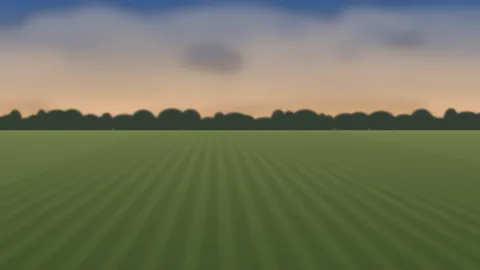
#> input picture assets/img/bg/field-dusk-sm.webp, 480 x 270 px, given as the content of the folder ../assets/img/bg/field-dusk-sm.webp, which was not available
$ python key-frames.py --src ../assets/img/bg/field-dusk-sm.webp --out out.png
#> lines starting #> are read from the running program, lines starting #| are printed output that depends on the picture; after the words box and inside, x2 and y2 are one past the last pixel; in counts of white or black regions, pixels touching at a corner belong together; pictures that were not available may be replaced by others from this repository, and a replacement may not be noted
"""
STANDARD · studio-plate keyer
==============================================================================
Turns the supplied product shots (tractor on a black plate) into the
transparent, size-matched frames the 360 screen needs.

    python tools/key-frames.py --src "<folder of .png>" --out <work dir>

Three things have to happen, in this order:

1. CUT THE PRODUCT OUT WITHOUT LOSING THE TYRES.
   Measured on the supplied plates: the backdrop is luma 0-1, and large parts
   of the tyres are ALSO exactly 0. 55% of a frame is pure black. There is no
   threshold that separates them, and a border flood-fill leaks straight up
   the tyres into the chassis. The silhouette is therefore rebuilt from where
   signal exists, not carved out of where it does not -- see key_plate().

2. MATCH THE FRAMING.
   Each shot is an independent generation, so the tractor sits at a different
   size and place in every one. Every frame is scaled to ONE COMMON HEIGHT and
   parked on one baseline and one axis. Height, because a rigid body's height
   does not change as it turns -- fitting each frame to a box instead makes
   narrow views bigger than wide ones and the product pulses. See reframe().

3. GRADE TO ONE LOOK.
   Exposure drifts between generations too, so each frame is normalised
   towards a common median brightness. Subtle, but it is the difference
   between a spin and a flicker.
"""

import argparse, os, sys, glob, json

try:
    import numpy as np
    from PIL import Image
    from scipy import ndimage
except ImportError as e:
    sys.exit("needs numpy, scipy and Pillow: pip install numpy scipy Pillow  (%s)" % e)

ap = argparse.ArgumentParser()
ap.add_argument("--src", required=True)
ap.add_argument("--out", required=True)
ap.add_argument("--thresh", type=float, default=1.5,
                help="luma above this counts as signal. Must sit just above the "
                     "backdrop (measured at 0-1), NOT at a 'dark' level -- the "
                     "tyres are pure black too.")
ap.add_argument("--close", type=int, default=11,
                help="radius that bridges black gaps inside a tyre, px")
ap.add_argument("--erode", type=int, default=8,
                help="pulled back in after closing so the matte hugs the product")
ap.add_argument("--feather", type=float, default=1.1, help="edge softening, px")
ap.add_argument("--fill", type=float, default=0.96,
                help="hard cap: fraction of canvas width a wide profile may span")
ap.add_argument("--height", type=float, default=0.80,
                help="fraction of canvas height the product is scaled to. This, "
                     "not width, is what keeps the size constant through a turn.")
ap.add_argument("--soften", type=float, default=0.0,
                help="0 = every frame exactly the same height (correct for a "
                     "rigid turntable). >0 keeps some of each plate's own "
                     "height, for plates with inconsistent camera distance.")
ap.add_argument("--canvas", default="1400x1000")
ap.add_argument("--baseline", type=float, default=0.94,
                help="where the wheels sit, as a fraction of canvas height")
ap.add_argument("--grade", action="store_true", default=True)
ap.add_argument("--no-grade", dest="grade", action="store_false")
A = ap.parse_args()

CW, CH = (int(v) for v in A.canvas.lower().split("x"))


def log(*a):
    print("[key]", *a, flush=True)


def key_plate(im):
    """Alpha by silhouette reconstruction, not by thresholding.

    These plates defeat ordinary keying: the backdrop is pure black and so are
    large parts of the tyres -- measured, the tyre interiors sit at luma 0.0,
    exactly the same value as the background, and 55% of the frame is pure 0.
    No threshold can separate them, because there is no signal to separate.

    So the subject is rebuilt from where signal DOES exist:

      1. mark every pixel with any signal at all (luma > `thresh`)
      2. morphologically CLOSE it, bridging the black gaps between the lighter
         tread lugs, rim and sidewall highlights so a tyre becomes one solid
         blob instead of a constellation
      3. keep the largest connected component -- the machine
      4. fill enclosed holes, which recovers the black tyre interiors and the
         shadowed chassis wholesale

    The outer edge of a black tyre against black is genuinely unknowable, so
    step 2's radius decides it. Too small and the tyres come out moth-eaten;
    too large and the silhouette turns into a balloon.
    """
    rgb = np.asarray(im.convert("RGB")).astype(np.int16)
    luma = (0.299 * rgb[..., 0] + 0.587 * rgb[..., 1] + 0.114 * rgb[..., 2])

    signal = luma > A.thresh

    r = A.close
    if r > 0:
        yy, xx = np.mgrid[-r:r + 1, -r:r + 1]
        disk = (xx * xx + yy * yy) <= r * r
        signal = ndimage.binary_closing(signal, structure=disk)

    lab, n = ndimage.label(signal)
    if n > 1:
        sizes = ndimage.sum(signal, lab, range(1, n + 1))
        signal = lab == (int(np.argmax(sizes)) + 1)
    elif n == 0:
        signal = np.zeros_like(signal)

    subject = ndimage.binary_fill_holes(signal)

    # Undo the dilation half of the closing so the silhouette hugs the product
    # again rather than sitting a radius proud of it.
    if r > 0 and A.erode > 0:
        e = A.erode
        yy, xx = np.mgrid[-e:e + 1, -e:e + 1]
        disk = (xx * xx + yy * yy) <= e * e
        subject = ndimage.binary_erosion(subject, structure=disk)

    alpha = subject.astype(np.float32) * 255.0
    if A.feather > 0:
        alpha = ndimage.gaussian_filter(alpha, A.feather)

    out = np.dstack([np.asarray(im.convert("RGB")), alpha.astype(np.uint8)])
    return Image.fromarray(out, "RGBA")


def content_box(im, floor=12):
    a = np.asarray(im.getchannel("A"))
    ys, xs = np.where(a > floor)
    if not len(xs):
        return None
    return int(xs.min()), int(ys.min()), int(xs.max()) + 1, int(ys.max()) + 1


def reframe(im, target_h, cap_w):
    """One scale, one baseline, one axis — for every frame.

    The earlier version fitted each frame into a box. That is wrong for a
    turntable: a front view is narrow and a profile is wide, so fitting to
    width scaled the front view up and the tractor visibly PULSED as it turned
    (measured at ~10% over the shipped set).

    A rigid body's HEIGHT does not change as it rotates about a vertical axis,
    so height is what drives the scale, and every frame gets the same one.
    Vertically the wheels are parked on a fixed baseline; horizontally the
    frame is centred on the alpha CENTROID rather than the bounding box, which
    is far steadier when the silhouette gains a long nose or a wide fender.
    """
    box = content_box(im)
    if not box:
        return None
    crop = im.crop(box)
    w, h = crop.size

    scale = target_h / float(h)
    if cap_w and w * scale > cap_w:          # a very wide profile still has to fit
        scale = cap_w / float(w)
    nw, nh = max(1, round(w * scale)), max(1, round(h * scale))
    crop = crop.resize((nw, nh), Image.LANCZOS)

    a = np.asarray(crop.getchannel("A")).astype(np.float32)
    col = a.sum(axis=0)
    cx = float((col * np.arange(nw)).sum() / max(col.sum(), 1.0))

    canvas = Image.new("RGBA", (CW, CH), (0, 0, 0, 0))
    x = int(round(CW * 0.5 - cx))
    y = int(round(CH * A.baseline)) - nh
    canvas.alpha_composite(crop, (max(min(x, CW - nw), 0) if nw <= CW else 0,
                                  max(min(y, CH - nh), 0) if nh <= CH else 0))
    return canvas


def measure_heights(files):
    """The common height every frame is scaled to. Taken as the MEDIAN raw
    silhouette height so one oddly framed plate cannot drag the whole set."""
    hs = []
    for f in files:
        b = content_box(key_plate(Image.open(f)))
        if b:
            hs.append(b[3] - b[1])
    return hs


def grade(im, target):
    """Nudge each frame towards a shared median brightness."""
    arr = np.asarray(im).astype(np.float32)
    a = arr[..., 3]
    m = a > 40
    if not m.any():
        return im
    cur = np.median(arr[..., :3][m])
    if cur <= 1:
        return im
    k = float(np.clip(target / cur, 0.82, 1.22))
    arr[..., :3] = np.clip(arr[..., :3] * k, 0, 255)
    return Image.fromarray(arr.astype(np.uint8), "RGBA")


def main():
    files = sorted(glob.glob(os.path.join(A.src, "*.png")) +
                   glob.glob(os.path.join(A.src, "*.jpg")) +
                   glob.glob(os.path.join(A.src, "*.webp")))
    if not files:
        sys.exit("no images in " + A.src)
    os.makedirs(A.out, exist_ok=True)
    log("keying", len(files), "images ->", A.out)

    # One pass to learn the common scale, a second to apply it. The keying is
    # repeated, which is cheap next to getting the scale wrong.
    raw = measure_heights(files)
#> in key_plate, `luma = (0.299 * rgb[..., 0] + 0.587 * rgb[..., 1] + 0.114 * rgb[..., 2])`:
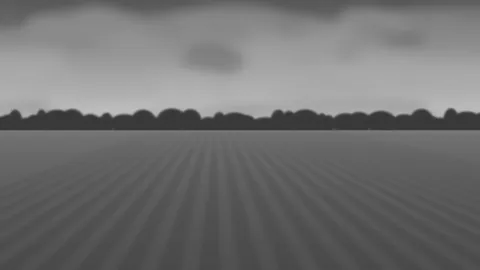
#> luma: shape (270, 480) float64; min 45.54, max 197.1, mean 113
#> in key_plate, `signal = luma > A.thresh`: signal: shape (270, 480) bool; every value is 1
#> in key_plate, `signal = ndimage.binary_closing(signal, structure=disk)`:
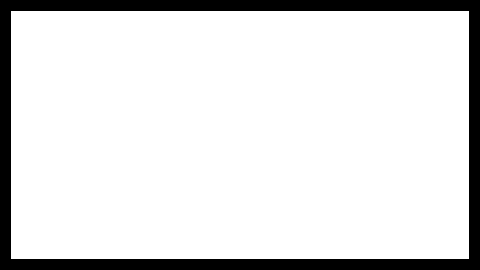
#> signal: shape (270, 480) bool; 87.6% white; 1 black region, box (x1, y1, x2, y2) and area: (0, 0, 480, 270) 16016
#> in key_plate, `lab, n = ndimage.label(signal)`: n = 1
#> in key_plate, `subject = ndimage.binary_erosion(subject, structure=disk)`: subject: shape (270, 480) bool; 79.1% white; 1 black region, box (x1, y1, x2, y2) and area: (0, 0, 480, 270) 27056
#> in key_plate, `out = np.dstack([np.asarray(im.convert("RGB")), alpha.astype(np.uint8)])`:
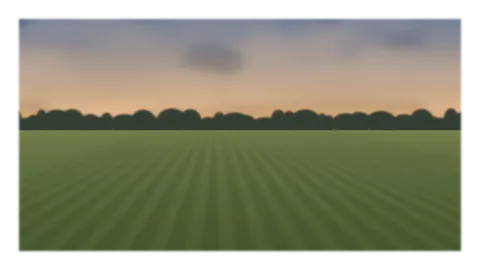
#> out: shape (270, 480, 4); mean R, G, B, A 113.3, 117, 91.7, 201.7; transparent parts drawn white
#> in measure_heights, `b = content_box(key_plate(Image.open(f)))`: b = (17, 17, 463, 253)
#> raw = [236]
    if not raw:
        sys.exit("nothing keyed — check --thresh against the backdrop")
    med = float(np.median(raw))
#> med = 236
    target_h = CH * A.height
    cap_w = CW * A.fill
    log("silhouette heights: min %d max %d median %d -> all scaled to %d px"
        % (min(raw), max(raw), med, target_h))

    staged, meds = [], []
    for f in files:
        im = Image.open(f)
#> im is the input picture: PIL image 480x270 RGB; mean R, G, B 113.3, 117, 91.7
        cut = key_plate(im)
        b = content_box(cut)
#> b = (17, 17, 463, 253)
        if not b:
            log("SKIP (keyed to nothing):", os.path.basename(f))
            continue
        # Scale each frame by the COMMON target, not by its own extent, or the
        # pulse simply comes back in a different guise.
        fr = reframe(cut, target_h * ((b[3] - b[1]) / med) ** A.soften, cap_w)
#> in reframe, `crop = im.crop(box)`:
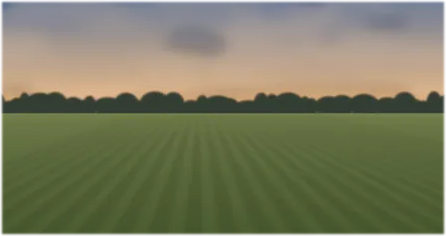
#> crop: PIL image 446x236 RGBA; mean R, G, B, A 118.2, 119.7, 91.2, 248.4; transparent parts drawn white
#> in reframe, `a = np.asarray(crop.getchannel("A")).astype(np.float32)`:
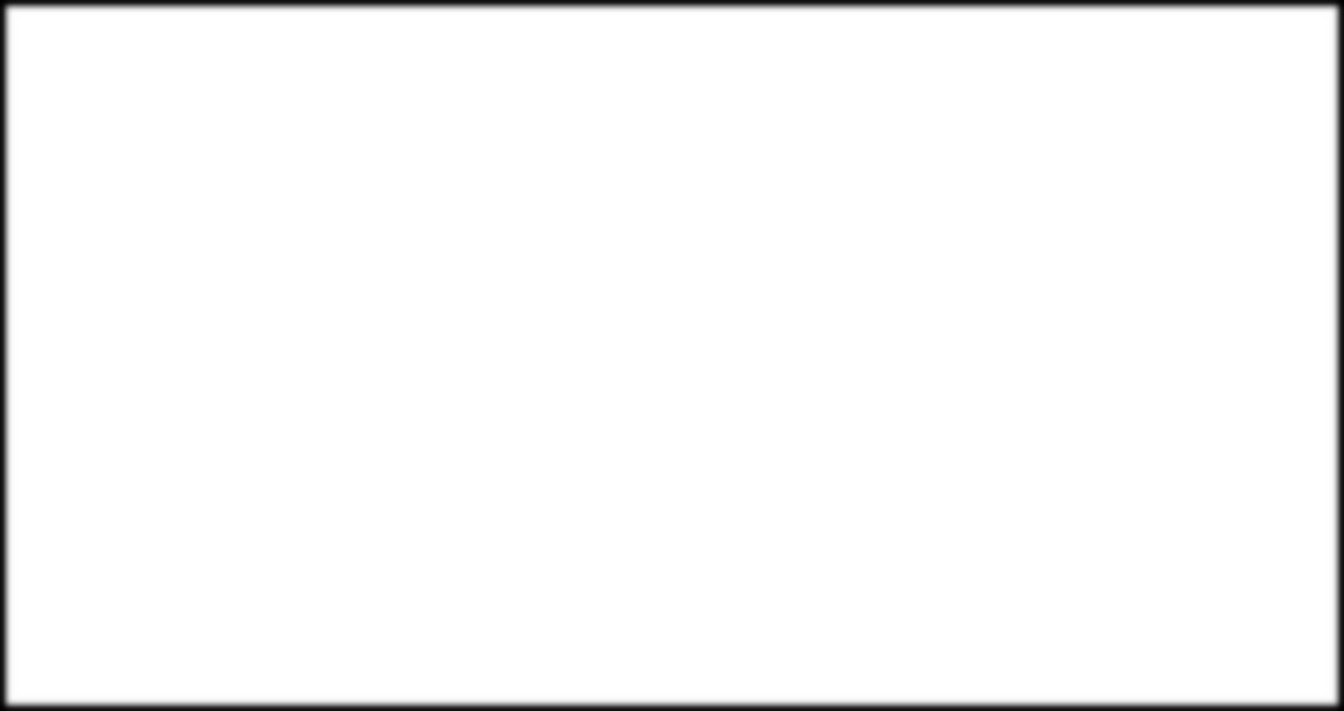
#> a: shape (711, 1344) float32; min 0, max 255, mean 248.4
#> in reframe, `col = a.sum(axis=0)`: col = 1344 values, max 178199 at index 18, min 9768 at index 0, mean 176583.2
#> in reframe, `cx = float((col * np.arange(nw)).sum() / max(col.sum(), 1.0))`: cx = 671.5
#> in reframe, `canvas = Image.new("RGBA", (CW, CH), (0, 0, 0, 0))`: canvas: PIL image 1400x1000 RGBA; every value is 0
#> in reframe, `x = int(round(CW * 0.5 - cx))`: x = 29
#> in reframe, `canvas.alpha_composite(crop, (max(min(x, CW - nw), 0) if nw <= CW else..`:
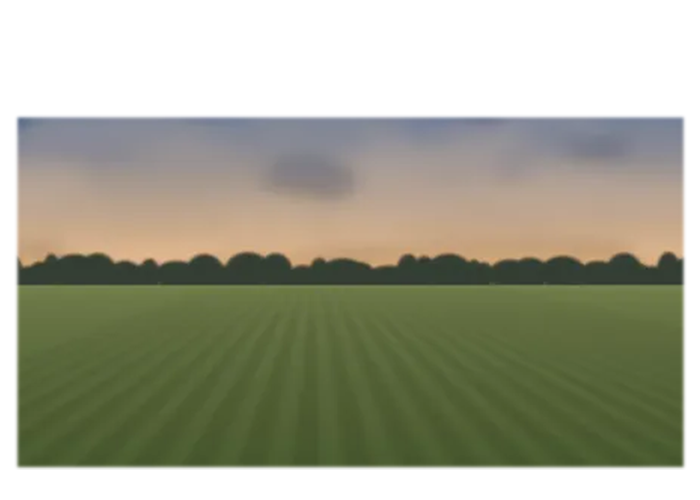
#> canvas: PIL image 1400x1000 RGBA (shown at 1/2 size); mean R, G, B, A 80.6, 81.7, 62.2, 169.5; transparent parts drawn white
        if fr is None:
            continue
        arr = np.asarray(fr)
        m = arr[..., 3] > 40
#> m: shape (1000, 1400) bool; 67.4% white; 1 black region, box (x1, y1, x2, y2) and area: (0, 0, 1400, 1000) 456766
        meds.append(float(np.median(arr[..., :3][m])) if m.any() else 0.0)
        staged.append((f, fr))

    target = float(np.median([m for m in meds if m > 0])) if meds else 0.0
#> target = 102
    manifest = []
    for i, (f, fr) in enumerate(staged):
        if A.grade and target > 0:
            fr = grade(fr, target)
        name = "k%03d.png" % i
        fr.save(os.path.join(A.out, name))
        manifest.append({"i": i, "file": name, "source": os.path.basename(f)})
#> this loop made 1 pass
#> name on pass 1: 'k000.png'
#> pass 1, in grade, `a = arr[..., 3]`:
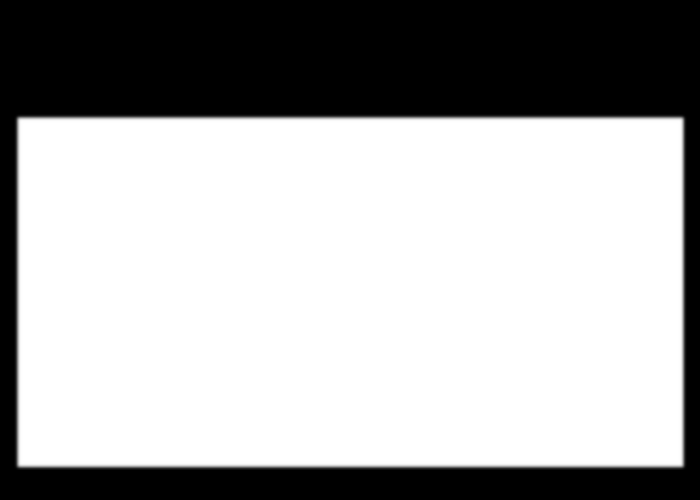
#> a: shape (1000, 1400) float32 (shown at 1/2 size); min 0, max 255, mean 169.5
#> after the loop, manifest = 1 item

    json.dump(manifest, open(os.path.join(A.out, "manifest.json"), "w"), indent=1)
    log("wrote", len(manifest), "keyed frames at %dx%d" % (CW, CH))


main()

$ run again, on assets/img/bg/field-sunset-sm.webp
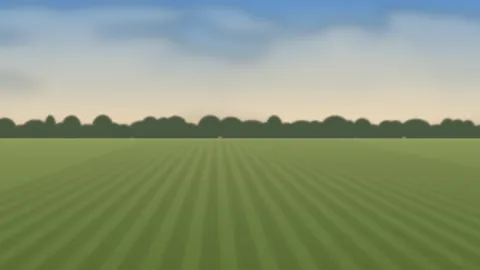
#> input picture assets/img/bg/field-sunset-sm.webp, 480 x 270 px, given as the content of the folder ../assets/img/bg/field-sunset-sm.webp, which was not available
#> lab: shape (270, 480) int32; values 0 (black) and 1 (white), 87.6% white; 1 black region, box (x1, y1, x2, y2) and area: (0, 0, 480, 270) 16016
#> n = 1
#> subject: shape (270, 480) bool; 79.1% white; 1 black region, box (x1, y1, x2, y2) and area: (0, 0, 480, 270) 27056
#> in measure_heights, `b = content_box(key_plate(Image.open(f)))`: b = (17, 17, 463, 253)
#> raw = [236]
#> med = 236
#> in main, im is the input picture: PIL image 480x270 RGB; mean R, G, B 135.8, 149.5, 120.4
#> in main, `b = content_box(cut)`: b = (17, 17, 463, 253)
#> in reframe, `crop = im.crop(box)`:
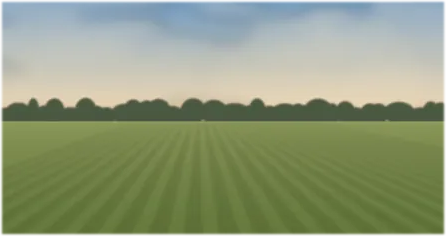
#> crop: PIL image 446x236 RGBA; mean R, G, B, A 140.3, 151.8, 120, 248.4; transparent parts drawn white
#> col = 1344 values, max 178199 at index 18, min 9768 at index 0, mean 176583.2
#> cx = 671.5
#> x = 29
#> in reframe, `canvas.alpha_composite(crop, (max(min(x, CW - nw), 0) if nw <= CW else..`:
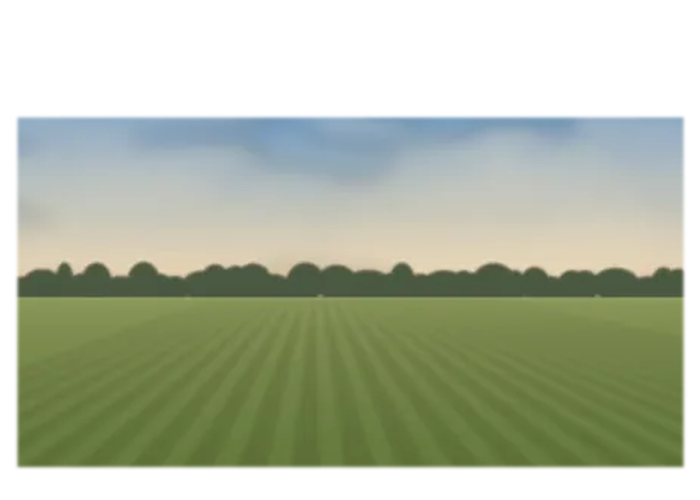
#> canvas: PIL image 1400x1000 RGBA (shown at 1/2 size); mean R, G, B, A 95.8, 103.6, 81.9, 169.5; transparent parts drawn white
#> m: shape (1000, 1400) bool; 67.4% white; 1 black region, box (x1, y1, x2, y2) and area: (0, 0, 1400, 1000) 456766
#> target = 131
#> the loop in main, `for i, (f, fr) in enumerate(staged):` made 1 pass
#> name on pass 1: 'k000.png'
#> after the loop in main, `for i, (f, fr) in enumerate(staged):`: manifest = 1 item
